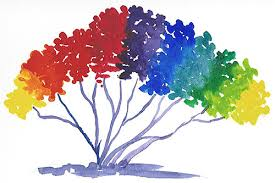
#> input picture HW1/input/p1-1-1.jpg, 275 x 183 px, found by its file name
$ python convolution.py   (older library calls are emulated)
#> lines starting #> are read from the running program, lines starting #| are printed output that depends on the picture
import numpy as np
import cv2
import time

def gaussian_kernel(gauss_kernel_par):
    vect = np.array([1/4.0 - gauss_kernel_par/2.0, 1/4.0, gauss_kernel_par, 1/4.0, 1/4.0 - gauss_kernel_par/2.0])
    return np.outer(vect, np.transpose(vect))

def padding(img, padding_width, padding_type = 'mirror', padding_color = 0):
    if padding_type == 'zero' or padding_type == 'constant':
        img = np.pad(img, padding_width, mode = 'constant', constant_values = padding_color)
    elif padding_type == 'mirror':
        img = np.pad(img, padding_width, mode = 'reflect')
    else:
        exit('Invalid argument: padding type')
    return img

def flip(kernel):
    return np.flip(np.flip(kernel, 0), 1)

def validate(img_shape, kernel_shape):
    if img_shape[0] < kernel_shape[0] or img_shape[1] < kernel_shape[1]:
        exit('Error: kernel must be smaller' + str(img_shape) + ' ' + str(kernel_shape))
    if kernel_shape[0] % 2 == 0 or kernel_shape[1] % 2 == 0 or kernel_shape[0] != kernel_shape[1]:
        exit('Error: kernel dimensions must be odd and equal')
    return True

def norm(img):
    img /= img.max()
    img = (img * 255).astype("uint8")
    return img

def convolve(img_input, kernel, padding_type = 'zero', padding_color = 0, normalize = False):
    convolved_img = np.empty(img_input.shape)
    if len(img_input.shape) == 3:
        for depth in range(img_input.shape[2]):
            img_input[:, :, depth] = convolve(img_input[:, :, depth], kernel, padding_type, padding_color, normalize)
        return img_input

    #    validate data
    validate(img_input.shape, kernel.shape)
    #   flit kernel
    kernel = flip(kernel)
    #    padding
    img = padding(img_input, kernel.shape[0]//2, padding_type, padding_color=padding_color)
    #    colvolve
    space = kernel.shape[0]//2
    for row in range(space,convolved_img.shape[0]+space):
        for col in range(space, convolved_img.shape[1]+space):
            aux_matrix = img[row-space:row+space + 1,col-space:col+space + 1]
            new_value = (int)((aux_matrix*kernel).sum())
            convolved_img[row-space,col-space]=new_value

    if normalize == True:
        convolved_img = norm(convolved_img)
    return convolved_img

def load_kernels():
    kernels = []
    #horizontal line detector
    kernels.append(np.array([[-1, -1, -1],
                             [2,   2,  2],
                             [-1, -1, -1]]).astype(np.float))

    #gaussian
    kernels.append(np.array([[0, 0,   0,   5,   0,  0, 0],
                            [0,  5,  18,  32,  18,  5, 0],
                            [0, 18,  64, 100,  64, 18, 0],
                            [5, 32, 100, 100, 100, 32, 5],
                            [0, 18,  64, 100,  64, 18, 0],
                            [0,  5,  18,  32,  18,  5, 0],
                            [0,  0,   0,   5,   0,  0, 0]]).astype(np.float)/1068.0)
    #media
    kernels.append(np.array([[1, 1, 1, 1, 1, 1, 1, 1, 1, 1, 1, 1, 1, 1, 1],
                            [1, 1, 1, 1, 1, 1, 1, 1, 1, 1, 1, 1, 1, 1, 1],
                            [1, 1, 1, 1, 1, 1, 1, 1, 1, 1, 1, 1, 1, 1, 1],
                            [1, 1, 1, 1, 1, 1, 1, 1, 1, 1, 1, 1, 1, 1, 1],
                            [1, 1, 1, 1, 1, 1, 1, 1, 1, 1, 1, 1, 1, 1, 1],
                            [1, 1, 1, 1, 1, 1, 1, 1, 1, 1, 1, 1, 1, 1, 1],
                            [1, 1, 1, 1, 1, 1, 1, 1, 1, 1, 1, 1, 1, 1, 1],
                            [1, 1, 1, 1, 1, 1, 1, 1, 1, 1, 1, 1, 1, 1, 1],
                            [1, 1, 1, 1, 1, 1, 1, 1, 1, 1, 1, 1, 1, 1, 1],
                            [1, 1, 1, 1, 1, 1, 1, 1, 1, 1, 1, 1, 1, 1, 1],
                            [1, 1, 1, 1, 1, 1, 1, 1, 1, 1, 1, 1, 1, 1, 1],
                            [1, 1, 1, 1, 1, 1, 1, 1, 1, 1, 1, 1, 1, 1, 1],
                            [1, 1, 1, 1, 1, 1, 1, 1, 1, 1, 1, 1, 1, 1, 1],
                            [1, 1, 1, 1, 1, 1, 1, 1, 1, 1, 1, 1, 1, 1, 1],
                            [1, 1, 1, 1, 1, 1, 1, 1, 1, 1, 1, 1, 1, 1, 1]]).astype(np.float)/225.0)
    #sobel
    kernels.append(np.array([[-1,0,1],
                            [-2,0,2],
                            [-1,0,1]]).astype(np.float))
    #laplacian of gaussian
    kernels.append(np.array([[0, 0, -1, 0, 0],
                            [0, -1, -2, -1, 0],
                            [-1, -2, 16, -2, -1],
                            [0, -1, -2, -1, 0],
                            [0, 0, -1, 0, 0]]).astype(np.float))
    return kernels

if __name__ == "__main__":
    image_names = ['input/p1-1-1.jpg', 'input/p1-1-2.png']
    kernels = load_kernels()
    name_it = 0
    for image_name in image_names:
        print('===> Image: '+image_name)
        image = cv2.imread(image_name, 0)
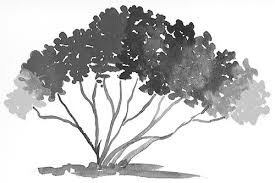
#> image: shape (183, 275); min 0, max 255, mean 200.7
        for kernel in kernels:
            start = time.time()
            ans=convolve(image, kernel, padding_type = 'zero')
            end = time.time()
            print('Kernel dimensions ' + str(kernel.shape[0])+'x'+str(kernel.shape[1]) + ', time execution: '+str(end-start))
            cv2.imwrite('output/p1-2-1-' + str(name_it) + '.jpg', ans)
            print(image_name, 'output/p1-2-1-' + str(name_it) + '.jpg')
            ans=convolve(image, kernel, padding_type = 'constant', padding_color = 128)
            cv2.imwrite('output/p1-2-1-' + str(name_it+1) + '.jpg', ans)
            print(image_name, 'output/p1-2-1-' + str(name_it+1) + '.jpg')
            ans=convolve(image, kernel, padding_type = 'constant', padding_color = 255)
            cv2.imwrite('output/p1-2-1-' + str(name_it+2) + '.jpg', ans)
            print(image_name, 'output/p1-2-1-' + str(name_it+2) + '.jpg')
            ans=convolve(image, kernel, padding_type = 'mirror')
            cv2.imwrite('output/p1-2-1-' + str(name_it+3) + '.jpg', ans)
            print(image_name, 'output/p1-2-1-' + str(name_it+3) + '.jpg')
            name_it += 4
#> this loop made 5 passes
#> pass 1, in padding, `img = np.pad(img, padding_width, mode = 'constant', constant_values = ..`:
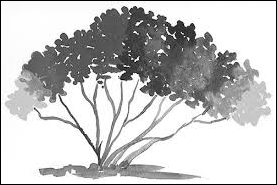
#> img: shape (185, 277); min 0, max 255, mean 197.1
#> pass 1, `ans=convolve(image, kernel, padding_type = 'zero')`:
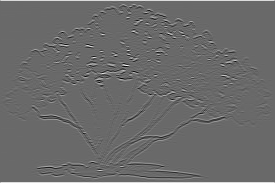
#> ans: shape (183, 275) float64; min -695, max 984, mean 8.3; drawn with min black and max white
#> pass 1, `cv2.imwrite('output/p1-2-1-' + str(name_it) + '.jpg', ans)`:
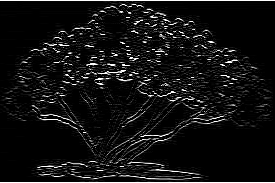
#> saved as p1-2-1-0.jpg: shape (183, 275); min 0, max 255, mean 18.5
#> after the loop, name_it = 20
#> pass 2 of the loop `for image_name in image_names:`:
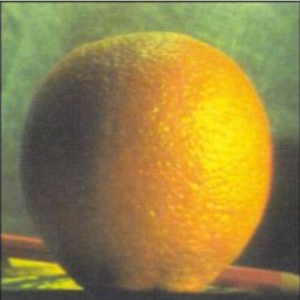
#> input picture HW1/input/p1-1-2.png, 300 x 300 px, found by its file name
#> image: shape (300, 300)
#> the loop `for kernel in kernels:` made 5 passes
#> name_it on passes 1 to 5: 24, 28, 32, 36, 40
#> (printed output is left out)
#> pass 1, `ans=convolve(image, kernel, padding_type = 'zero')`:
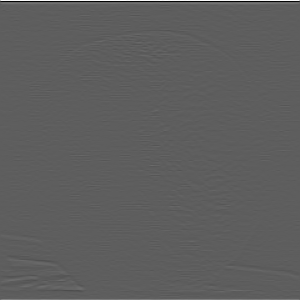
#> ans: shape (300, 300) float64; min -527, max 899, mean 2.4; drawn with min black and max white
#> pass 1, `cv2.imwrite('output/p1-2-1-' + str(name_it) + '.jpg', ans)`:
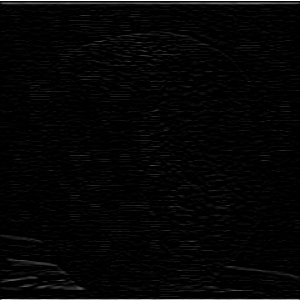
#> saved as p1-2-1-20.jpg: shape (300, 300); min 0, max 255, mean 5.3
#> after the loop `for kernel in kernels:`: name_it = 40
